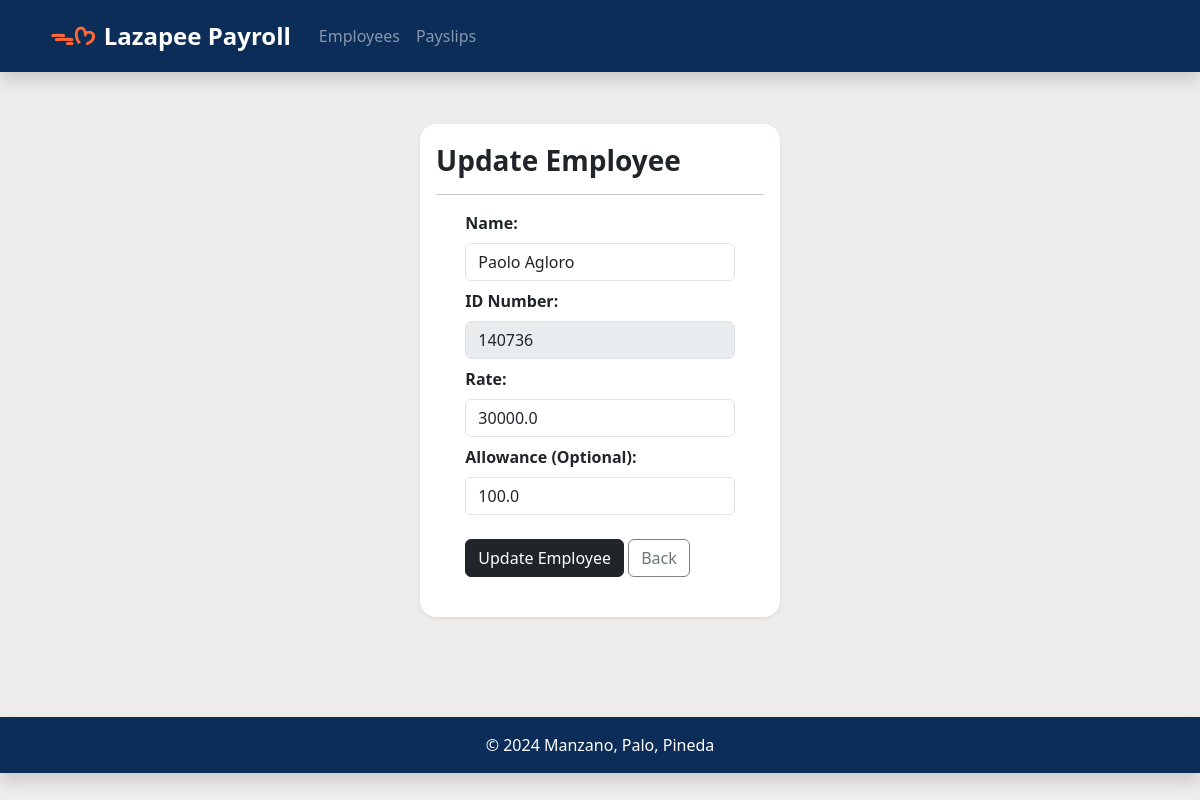
The app's page /update_employee/9/, older data.
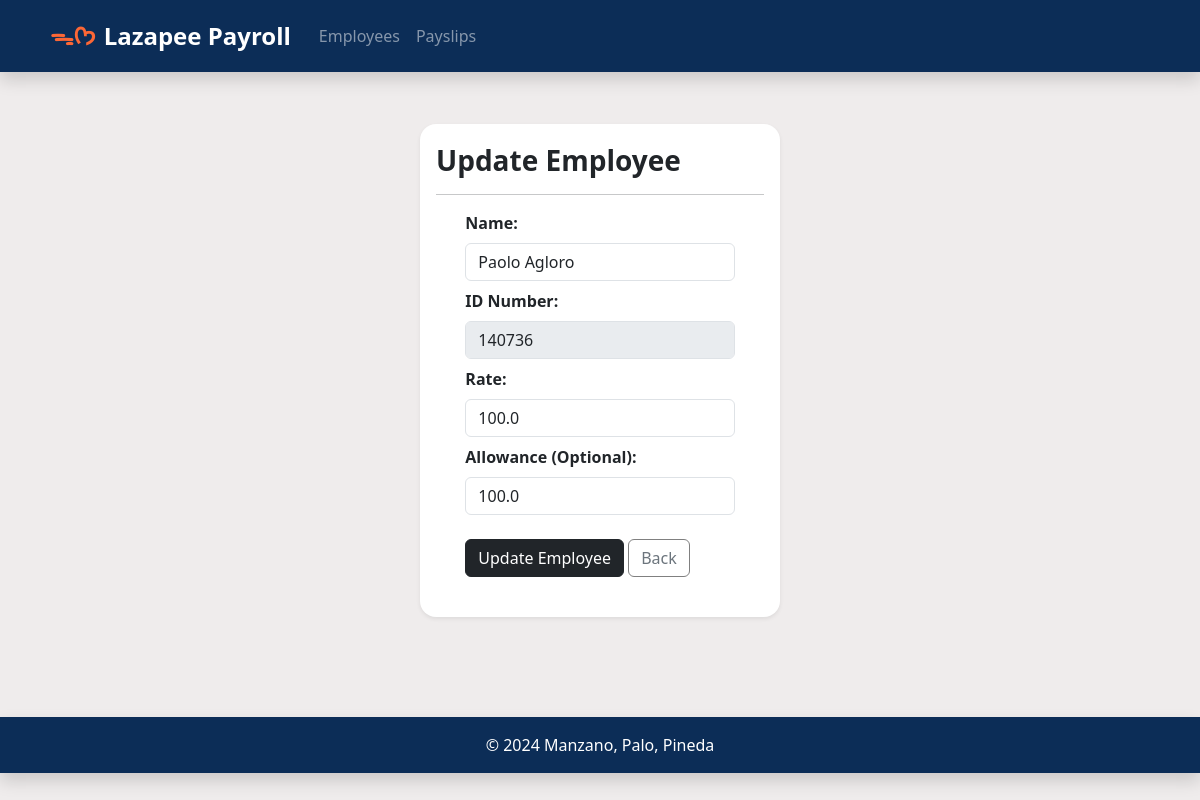
The same page, newer data.
### payroll_app/models.py (models this page shows, shortened)
class Employee(models.Model):
    name = models.CharField(max_length=100)
    id_number = models.CharField(max_length=20, unique=True)
    rate = models.FloatField()
    allowance = models.FloatField(null=True, blank=True)
    overtime_pay = models.FloatField(null=True, blank=True)

### payroll_app/views.py (the view, shortened to what this page needs)
# urls.py: path('update_employee/<int:pk>/', views.update_employee, name='update_employee'),
def update_employee(request, pk):
    employee = get_object_or_404(Employee, pk=pk)
    return render(request, 'payroll_app/update_employee.html', {'employee':employee} )

### payroll_app/templates/payroll_app/update_employee.html (shortened to what this page needs)
{% extends 'payroll_app/base.html' %}
{% load static %}
{% block content %}
<div class="container my-1" style="width:40%; ">
    <div class="rounded-4 pt-1 p-3 shadow-sm bg-white bg-gradient" >
        <h3 class="text-left mt-3" style="font-weight: bold;">Update Employee</h3> <hr class="mb-3">
        <div class="row justify-content-center">
            <div class="col-md-10">
                <form method="POST" action="{% url 'update_employee' employee.pk %}">{% csrf_token %}
                    <div class="form-group">
                        <label for="name" class="form-label" style="font-weight: bold;">Name:</label>
                        <input type="text" class="form-control mb-2" id="name" name="name" value="{{ employee.name }}" required=True>
                        <label for="id" class="form-label" style="font-weight: bold;">ID Number:</label>
                        <input type="number" class="form-control mb-2" id="id" name="id" value="{{ employee.id_number }}" required =True disabled>
                        <label for="rate" class="form-label" style="font-weight: bold;">Rate:</label>
                        <input type="number" class="form-control mb-2" id="rate" name="rate" value="{{ employee.rate }}" min="0" required=True>
                        <label for="allowance" class="form-label" style="font-weight: bold;">Allowance (Optional):</label>
                        <input type="number" class="form-control" id="allowance" name="allowance" min="0" value="{{ employee.allowance }}">
                    </div>
                    <br>
                    <button type="submit" class="btn btn-dark">Update Employee</button>
                    <a href="{% url 'home' %}"class="btn btn-outline-secondary" style="border-color: gray"> Back</a>
                </form>
                <br>
            </div>
        </div>
    </div>
</div> <br><br>
{% endblock %}

Row changes from the older to the newer data that the page shows:
changed Employee "Paolo Agloro": rate "30000.0" → "100.0"
